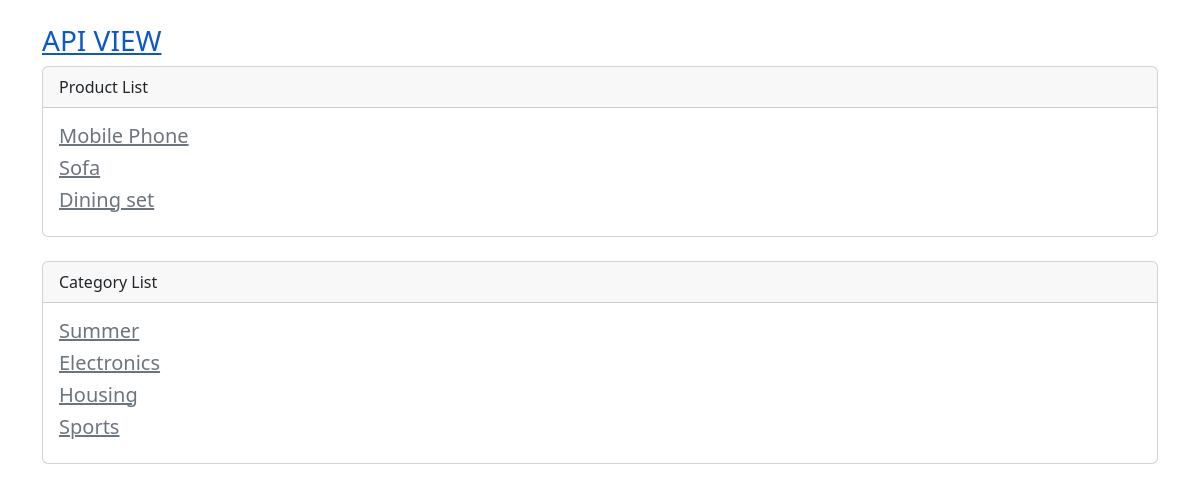
Before: / with the older database file.
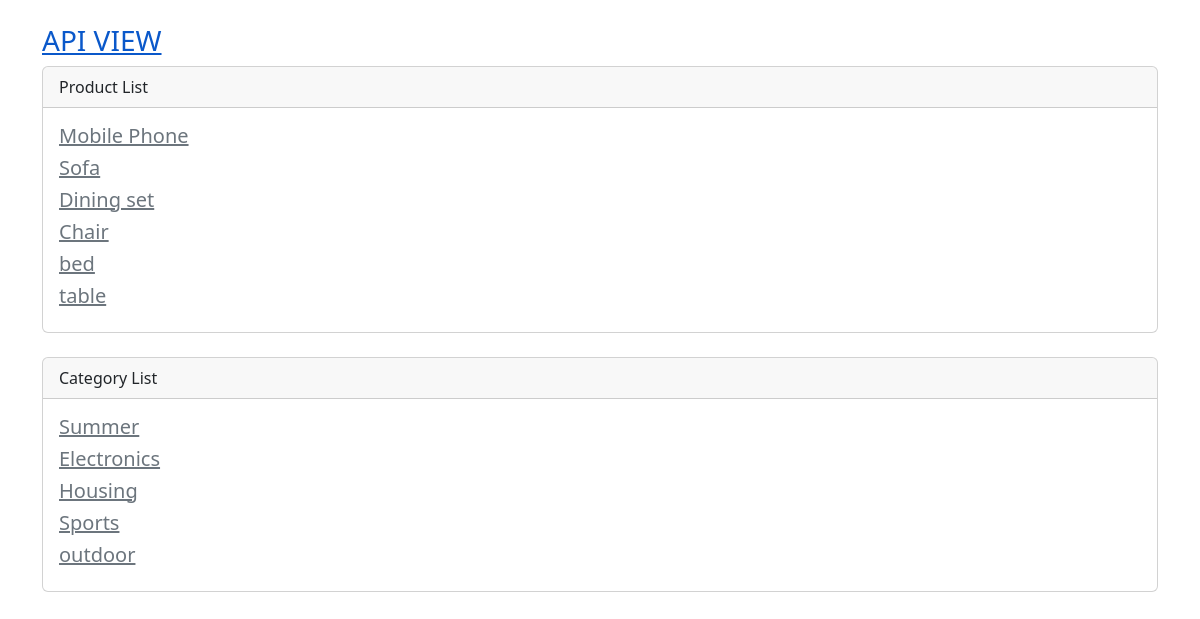
After: the same page with the newer database file.
### products/models.py (models this page shows)
class Product(models.Model):
    name = models.CharField(max_length=20)
    slug = models.SlugField(null=True, blank=True)
    description = models.TextField()
    category = models.ForeignKey(Category, on_delete=models.CASCADE)
    def __str__(self):
        return self.name

class Category(models.Model):
    name = models.CharField(max_length=20)
    slug = models.SlugField(null=True, blank=True)
    description = models.TextField()
    class Meta:
        verbose_name_plural = 'Categories'
    def __str__(self):
        return self.name

### frontend/views.py (the view)
# urls.py: path('', views.ViewProducts.as_view(), name='home' ),
class ViewProducts(APIView):
    renderer_classes = [TemplateHTMLRenderer]
    template_name = 'frontend/index.html'
    def get(self, request):
        products = Product.objects.all()
        categories = Category.objects.all()
        subcategories = SubCategory.objects.all()
        context = {
            'products': products,
            'categories': categories,
            'subcategories': subcategories,
        }
        return Response(context)

### frontend/templates/frontend/index.html (shortened to what this page needs)
<!doctype html>
<html lang="en">
  <head>
    <link href="https://cdn.jsdelivr.net/npm/bootstrap@5.3.0-alpha1/dist/css/bootstrap.min.css" rel="stylesheet">
  </head>
  <body>
    <div class="container mt-4"><a href="{% url 'list-products-views' %}" class="stretched-link"><h3>API VIEW</h3></a>
      <div class="card">
        <div class="card-header">
          Product List
        </div>
        <div class="card-body">
          {% for product in products %}
            <h5><a href="{% url 'detail-products-views' product.slug %}" class="link-secondary">{{ product }}</a></h5>
          {% endfor %}
        </div>
      </div>
      <div class="card mt-4">
        <div class="card-header">
          Category List
        </div>
        <div class="card-body">
          {% for category in categories %}
            <h5><a href="{% url 'detail-categories-views' category.slug %}" class="link-secondary">{{ category }}</a></h5>
          {% endfor %}
        </div>
      </div>
    </div>
  </body>
</html>

Changed rows visible on the page:
added Product: name "Chair"
added Product: name "bed"
added Product: name "table"
added Category: name "outdoor"
